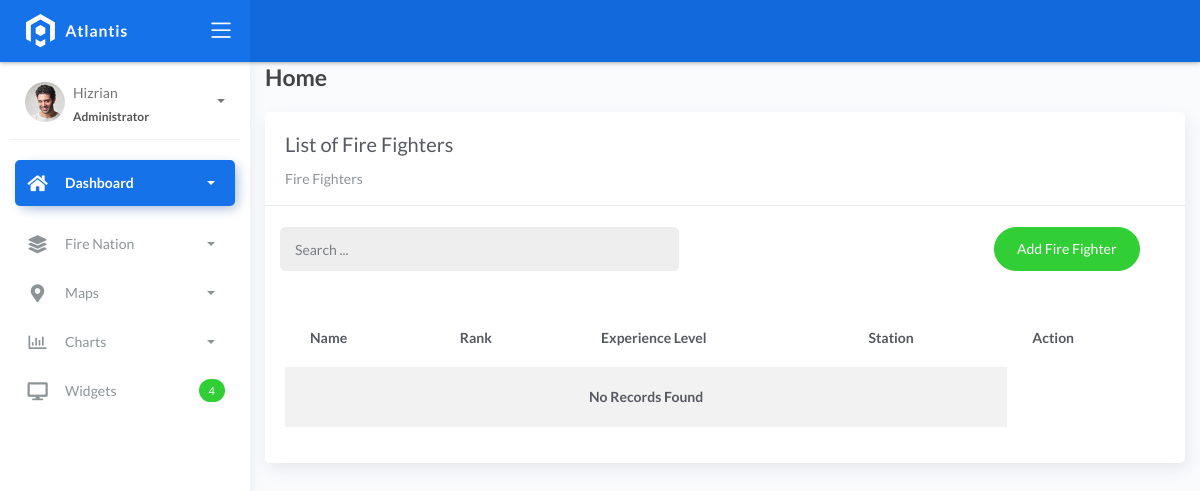
Before: /firefighterlist with the older database file.
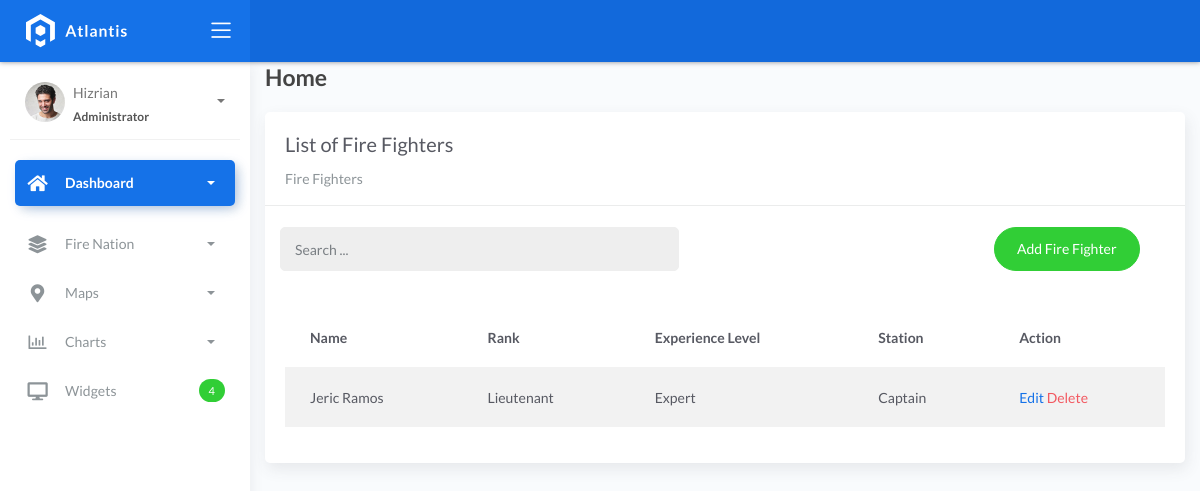
After: the same page with the newer database file.
### fire/models.py (models this page shows, shortened)
class BaseModel(models.Model):
    created_at = models.DateTimeField(auto_now_add=True, db_index=True)
    updated_at = models.DateTimeField(auto_now=True)
    class Meta:
        abstract = True

class Firefighters(BaseModel):
    XP_CHOICES = (
        ('Probationary Firefighter', 'Probationary Firefighter'),
        ('Firefighter I', 'Firefighter I'),
        ('Firefighter II', 'Firefighter II'),
        ('Firefighter III', 'Firefighter III'),
        ('Driver', 'Driver'),
        ('Captain', 'Captain'),
        ('Battalion Chief', 'Battalion Chief'),)
    name = models.CharField(max_length=150)
    rank = models.CharField(max_length=150)
    experience_level = models.CharField(max_length=150)
    station = models.CharField(
        max_length=45, null=True, blank=True, choices=XP_CHOICES)

### fire/views.py (the view)
# urls.py: path('firefighterlist', views.FireFighterList.as_view(), name='firefighter-list'),
class FireFighterList(ListView):
    model = Firefighters
    context_object_name = 'firefighters'
    template_name = "firefighters_list.html"
    paginate_by = 5
    def get_queryset(self, *args, **kwargs):
        qs = super(FireFighterList, self).get_queryset(*args, **kwargs)
        if self.request.GET.get("q") != None:
            query = self.request.GET.get('q')
            qs = qs.filter(Q(name__icontains=query) |
            Q(rank__icontains=query) | Q(experience_level__icontains=query) | Q(station__icontains=query))
        return qs

### templates/firefighters_list.html (shortened to what this page needs)
{% extends 'base.html' %} {% load static %} {% block content %}
<div class="content">
    <div class="container-fluid">
        <h4 class="page-title">Home</h4>
        <div class="row">
            <div class="col-md-12">
                <div class="card">
                    <div class="card-header">
                        <div class="card-title">List of Fire Fighters</div>
                        <div class="card-category">Fire Fighters</div>
                    </div>
                    <br>
                        <div class="col-md-12 row">
                            <div class="col-md-6">
                                <form action="" class="navbar-left navbar-form nav-search mr-md-3" action="{% url 'firefighter-list' %}">
                                    <div class="input-group">
                                        <input type="text" placeholder="Search ..." class="form-control" name="q">
                                        <div class="input-group-append">
                                        <span class="input-group-text">
                                        </span>
                                        </div>
                                    </div>
                                </form>
                            </div>
                            <div class="col-md-6">
                                <div class="pull-right">
                                    <a href="{% url 'firefighter-add' %}" class="btn btn-success btn-rounded">Add Fire Fighter</a>
                                </div>
                            </div>
                        </div>
                    <div class="card-body">
                        <table class="table table-striped mt-3">
                            <thead>
                                <tr>
                                    <th scope="col">Name</th>
                                    <th scope="col">Rank</th>
                                    <th scope="col">Experience Level</th>
                                    <th scope="col">Station</th>
                                    <th scope="col">Action</th>
                                </tr>
                            </thead>
                            <tbody>
                                {% for object in object_list %}
                                <tr>
                                    <td>{{ object.name }}</td>
                                    <td>{{ object.rank }}</td>
                                    <td>{{ object.experience_level }}</td>
                                    <td>{{ object.station }}</td>
                                    <td>
                                        <a href="firefighterlist/{{ object.id }}">Edit</a>
                                        <a href="firefighterlist/{{ object.id }}/delete" class="text-danger">Delete</a>
                                    </td>
                                </tr>
                                {% empty %}
                                <tr>
                                    <td colspan="4" style="text-align: center">
                                    <p class="text-sm font-weight-bold mb-0">No Records Found</p>
                                    </td>
                                </tr>
                                {% endfor %}
                            </tbody>
                        </table>
                    </div>
                </div>
            </div>
        </div>
    </div>
</div>
{% endblock %}

Changed rows visible on the page:
added Firefighters: name "Jeric Ramos", rank "Lieutenant", experience_level "Expert", station "Captain"
Other visible differences:
text no longer shown: "No Records Found"
